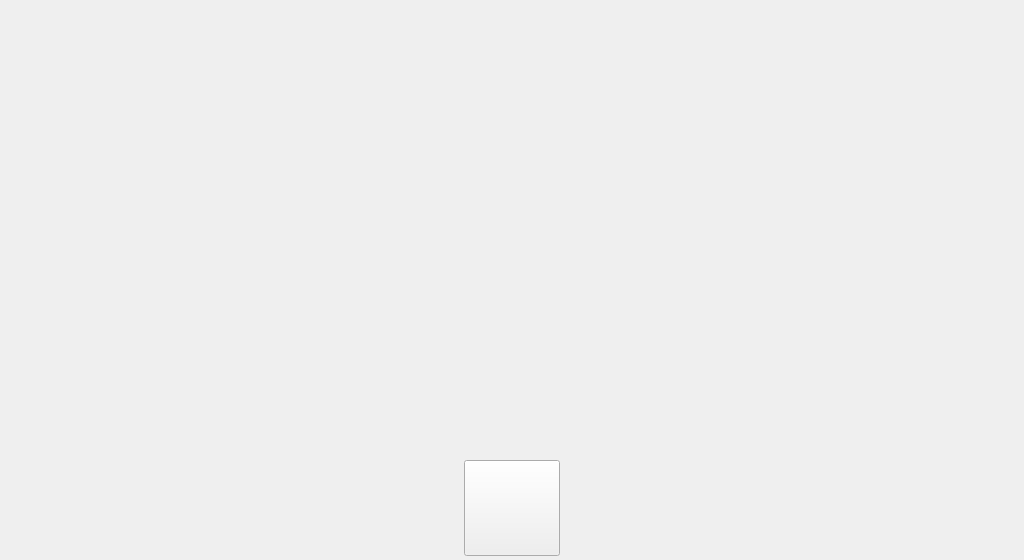
<?xml version="1.0" encoding="UTF-8"?>
<ui version="4.0">
 <class>diag_view</class>
 <widget class="QWidget" name="diag_view">
  <property name="geometry">
   <rect>
    <x>0</x>
    <y>0</y>
    <width>1024</width>
    <height>560</height>
   </rect>
  </property>
  <property name="windowTitle">
   <string>Form</string>
  </property>
  <property name="autoFillBackground">
   <bool>false</bool>
  </property>
  <property name="styleSheet">
   <string notr="true"/>
  </property>
  <widget class="QPushButton" name="btn_home">
   <property name="geometry">
    <rect>
     <x>464</x>
     <y>460</y>
     <width>96</width>
     <height>96</height>
    </rect>
   </property>
   <property name="toolTip">
    <string extracomment="Панель навигации"/>
   </property>
   <property name="text">
    <string/>
   </property>
   <property name="icon">
    <iconset resource="../../resources.qrc">
     <normaloff>:/res/icons/home.svg</normaloff>:/res/icons/home.svg</iconset>
   </property>
   <property name="iconSize">
    <size>
     <width>72</width>
     <height>72</height>
    </size>
   </property>
  </widget>
 </widget>
 <resources>
  <include location="../../resources.qrc"/>
 </resources>
 <connections/>
</ui>
